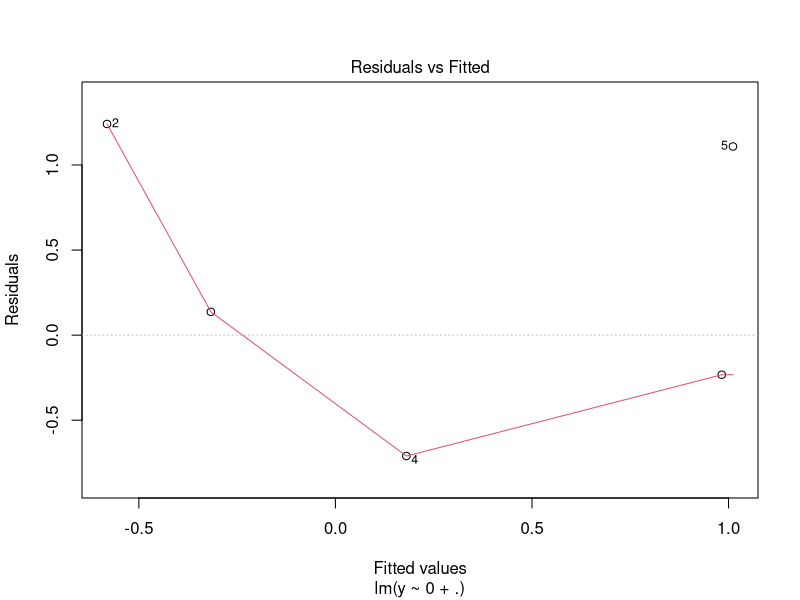
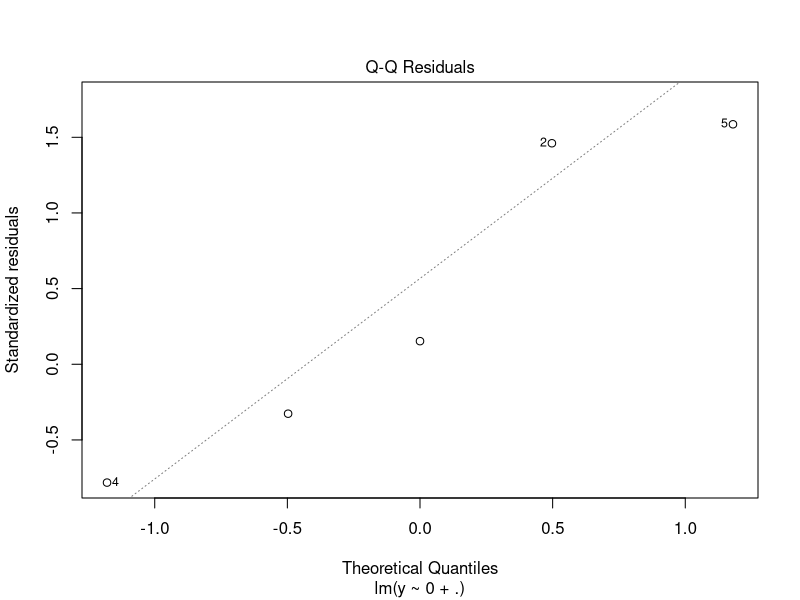
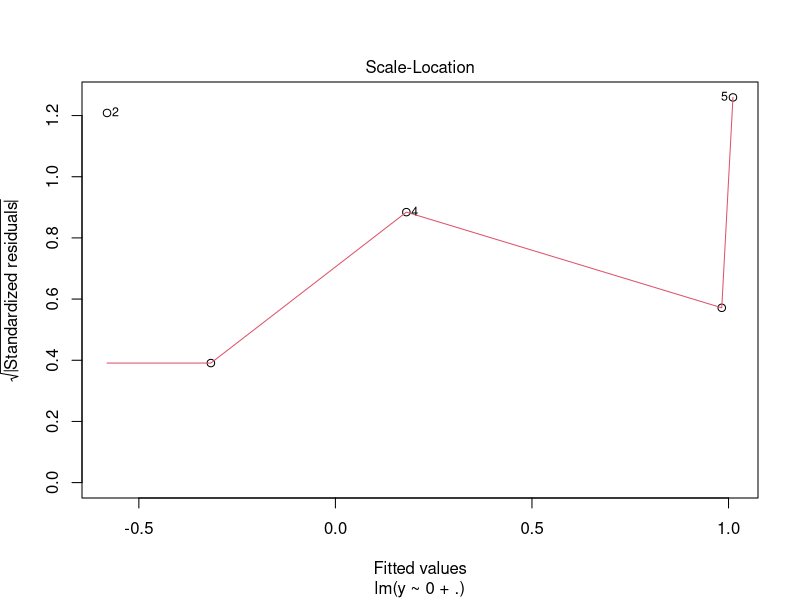
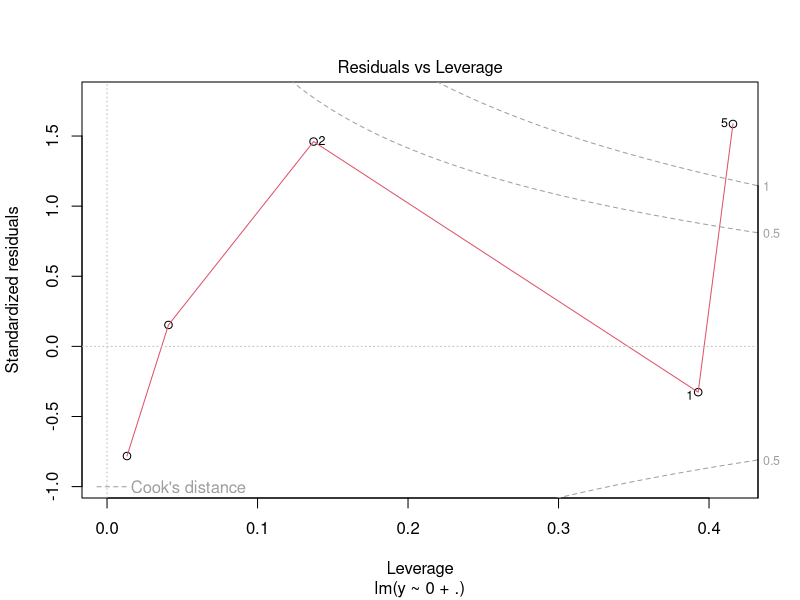

Write R code to recreate these figures, in order.
y = c(0.75, 0.66, -0.18, -0.53, 2.12)
set.seed(0)
x = runif(5)*2 - 1
x

df = data.frame(x, y)
linear_reg = lm(y ~ 0 + ., df)
plot(linear_reg)
linear_reg
